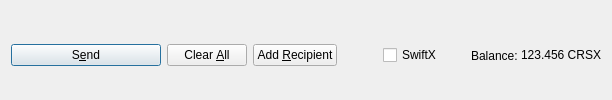
         <widget class="QFrame" name="frame_Send">
          <layout class="QHBoxLayout" name="horizontalLayout">
           <property name="bottomMargin">
            <number>0</number>
           </property>
           <item>
            <widget class="QPushButton" name="sendButton">
             <property name="minimumSize">
              <size>
               <width>150</width>
               <height>0</height>
              </size>
             </property>
             <property name="toolTip">
              <string>Confirm the send action</string>
             </property>
             <property name="text">
              <string>S&amp;end</string>
             </property>
             <property name="icon">
              <iconset resource="../cronos.qrc">
               <normaloff>:/icons/send</normaloff>:/icons/send</iconset>
             </property>
             <property name="autoDefault">
              <bool>false</bool>
             </property>
             <property name="default">
              <bool>true</bool>
             </property>
            </widget>
           </item>
           <item>
            <widget class="QPushButton" name="clearButton">
             <property name="sizePolicy">
              <sizepolicy hsizetype="Minimum" vsizetype="Fixed">
               <horstretch>0</horstretch>
               <verstretch>0</verstretch>
              </sizepolicy>
             </property>
             <property name="toolTip">
              <string>Clear all fields of the form.</string>
             </property>
             <property name="text">
              <string>Clear &amp;All</string>
             </property>
             <property name="icon">
              <iconset resource="../cronos.qrc">
               <normaloff>:/icons/remove</normaloff>:/icons/remove</iconset>
             </property>
             <property name="autoDefault">
              <bool>false</bool>
             </property>
            </widget>
           </item>
           <item>
            <widget class="QPushButton" name="addButton">
             <property name="toolTip">
              <string>Send to multiple recipients at once</string>
             </property>
             <property name="text">
              <string>Add &amp;Recipient</string>
             </property>
             <property name="icon">
              <iconset resource="../cronos.qrc">
               <normaloff>:/icons/add</normaloff>:/icons/add</iconset>
             </property>
             <property name="autoDefault">
              <bool>false</bool>
             </property>
            </widget>
           </item>
           <item>
            <spacer name="horizontalSpacer">
             <property name="orientation">
              <enum>Qt::Horizontal</enum>
             </property>
             <property name="sizeHint" stdset="0">
              <size>
               <width>40</width>
               <height>20</height>
              </size>
             </property>
            </spacer>
           </item>
           <item>
            <layout class="QHBoxLayout" name="horizontalLayout_2">
             <property name="spacing">
              <number>3</number>
             </property>
             <item>
              <widget class="QCheckBox" name="checkSwiftTX">
               <property name="enabled">
                <bool>true</bool>
               </property>
               <property name="minimumSize">
                <size>
                 <width>85</width>
                 <height>0</height>
                </size>
               </property>
               <property name="text">
                <string>SwiftX</string>
               </property>
              </widget>
             </item>
             <item>
              <widget class="QLabel" name="label">
               <property name="text">
                <string>Balance:</string>
               </property>
              </widget>
             </item>
             <item>
              <widget class="QLabel" name="labelBalance">
               <property name="sizePolicy">
                <sizepolicy hsizetype="Preferred" vsizetype="Fixed">
                 <horstretch>0</horstretch>
                 <verstretch>0</verstretch>
                </sizepolicy>
               </property>
               <property name="cursor">
                <cursorShape>IBeamCursor</cursorShape>
               </property>
               <property name="text">
                <string notr="true">123.456 CRSX</string>
               </property>
               <property name="textInteractionFlags">
                <set>Qt::LinksAccessibleByMouse|Qt::TextSelectableByKeyboard|Qt::TextSelectableByMouse</set>
               </property>
              </widget>
             </item>
            </layout>
           </item>
          </layout>
         </widget>
